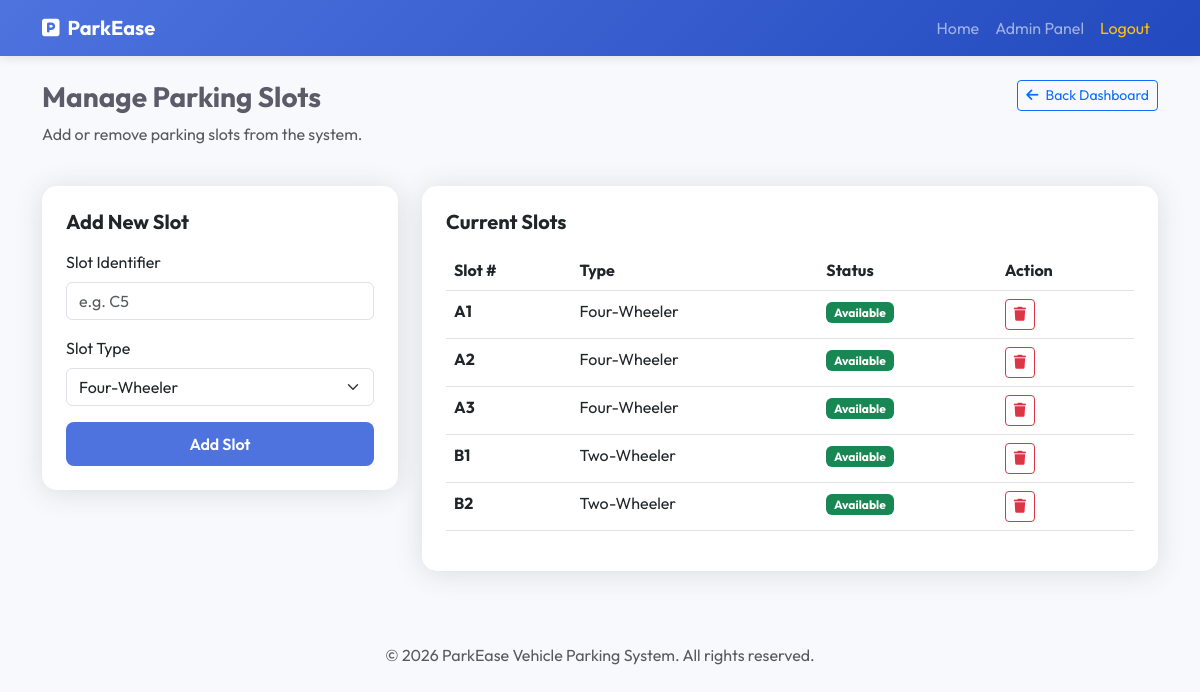
Screenshot of /admin/slots.php (signed in) with the database file from the repository.
### tables this page shows
CREATE TABLE IF NOT EXISTS parking_slots (
    slot_id INT AUTO_INCREMENT PRIMARY KEY,
    slot_number VARCHAR(10) NOT NULL UNIQUE,
    slot_type ENUM('Two-Wheeler', 'Four-Wheeler') DEFAULT 'Four-Wheeler',
    is_available BOOLEAN DEFAULT TRUE,
    created_at TIMESTAMP DEFAULT CURRENT_TIMESTAMP
);

### admin/slots.php (the view, shortened to what this page needs)
<?php
require_once '../includes/db_connect.php';
$slots = $pdo->query("SELECT * FROM parking_slots ORDER BY slot_number ASC")->fetchAll();
include '../includes/header.php';
?>
<div class="row mb-4 fade-in">
    <div class="col-md-8">
        <h3 class="fw-bold">Manage Parking Slots</h3>
        <p class="text-muted">Add or remove parking slots from the system.</p>
    </div>
    <div class="col-md-4 text-end">
        <a href="dashboard.php" class="btn btn-outline-primary btn-sm"><i class="fas fa-arrow-left me-1"></i> Back Dashboard</a>
    </div>
</div>
<div class="row">
    <div class="col-md-4">
        <div class="card p-4 mb-4">
            <h5 class="fw-bold mb-3">Add New Slot</h5>
            <form method="POST" action="">
                <div class="mb-3">
                    <label class="form-label">Slot Identifier</label>
                    <input type="text" name="slot_number" class="form-control" placeholder="e.g. C5" required>
                </div>
                <div class="mb-3">
                    <label class="form-label">Slot Type</label>
                    <select name="slot_type" class="form-select">
                        <option value="Four-Wheeler">Four-Wheeler</option>
                    </select>
                </div>
                <div class="d-grid">
                    <button type="submit" name="add_slot" class="btn btn-primary">Add Slot</button>
                </div>
            </form>
        </div>
    </div>
    <div class="col-md-8">
        <div class="card p-4">
            <h5 class="fw-bold mb-3">Current Slots</h5>
            <div class="table-responsive">
                <table class="table table-hover">
                    <thead>
                        <tr>
                            <th>Slot #</th>
                            <th>Type</th>
                            <th>Status</th>
                            <th>Action</th>
                        </tr>
                    </thead>
                    <tbody>
                        <?php foreach($slots as $slot): ?>
                        <tr>
                            <td class="fw-bold"><?php echo $slot['slot_number']; ?></td>
                            <td><?php echo $slot['slot_type']; ?></td>
                            <td>
                                <?php if($slot['is_available']): ?>
                                    <span class="badge bg-success">Available</span>
                                <?php else: ?>
                                    <span class="badge bg-danger">Occupied</span>
                                <?php endif; ?>
                            </td>
                            <td>
                                <?php if($slot['is_available']): ?>
                                <a href="?delete=<?php echo $slot['slot_id']; ?>" class="btn btn-sm btn-outline-danger" onclick="return confirm('Are you sure?')"><i class="fas fa-trash"></i></a>
                                <?php else: ?>
                                <button class="btn btn-sm btn-outline-secondary" disabled title="Cannot delete occupied slot"><i class="fas fa-trash"></i></button>
                                <?php endif; ?>
                            </td>
                        </tr>
                        <?php endforeach; ?>
                    </tbody>
                </table>
            </div>
        </div>
    </div>
</div>
<?php include '../includes/footer.php'; ?>

### includes/header.php (shortened to what this page needs)
<!DOCTYPE html>
<html lang="en">
<head>
    <link href="https://cdn.jsdelivr.net/npm/bootstrap@5.3.0/dist/css/bootstrap.min.css" rel="stylesheet">
    <link rel="stylesheet" href="https://cdnjs.cloudflare.com/ajax/libs/font-awesome/6.4.0/css/all.min.css">
    <link rel="stylesheet" href="/car/assets/css/style.css">
</head>
<body>
    <nav class="navbar navbar-expand-lg navbar-dark mb-4">
        <div class="container">
            <a class="navbar-brand fw-bold" href="/car/index.php">
                <i class="fas fa-parking me-2"></i>ParkEase
            </a>
            <div class="collapse navbar-collapse" id="navbarNav">
                <ul class="navbar-nav ms-auto">
                    <li class="nav-item">
                        <a class="nav-link" href="/car/index.php">Home</a>
                    </li>
                    <?php if (isset($_SESSION['admin_id'])): ?>
                        <li class="nav-item"><a class="nav-link" href="/car/admin/dashboard.php">Admin Panel</a></li>
                        <li class="nav-item"><a class="nav-link text-warning" href="/car/admin/logout.php">Logout</a></li>
                    <?php elseif (isset($_SESSION['staff_id'])): ?>
                        <li class="nav-item"><a class="nav-link" href="/car/staff/dashboard.php">Staff Dashboard</a></li>
                        <li class="nav-item"><a class="nav-link text-warning" href="/car/staff/logout.php">Logout</a></li>
                    <?php elseif (isset($_SESSION['user_id'])): ?>
                        <li class="nav-item"><a class="nav-link" href="/car/user/dashboard.php">Dashboard</a></li>
                        <li class="nav-item"><a class="nav-link" href="/car/user/select_slot.php">Book Slot</a></li>
                        <li class="nav-item"><a class="nav-link text-warning" href="/car/user/logout.php">Logout</a></li>
                    <?php else: ?>
                        <li class="nav-item"><a class="nav-link" href="/car/user/login.php">User Login</a></li>
                        <li class="nav-item"><a class="nav-link" href="/car/staff/login.php">Staff Login</a></li>
                        <li class="nav-item"><a class="nav-link fw-bold text-info" href="/car/admin/login.php">Admin</a></li>
                    <?php endif; ?>
                </ul>
            </div>
        </div>
    </nav>
    <div class="container">

### includes/footer.php (shortened to what this page needs)
    </div>
    <footer class="mt-5 py-4 text-center text-muted">
        <p>&copy; <?php echo date('Y'); ?> ParkEase Vehicle Parking System. All rights reserved.</p>
    </footer>
</body>
</html>

### assets/css/style.css (style rules this page uses)
:root { --primary-color: #4e73df; --secondary-color: #858796; --success-color: #1cc88a; --info-color: #36b9cc; --warning-color: #f6c23e; --danger-color: #e74a3b; --dark-bg: #1a1c23; --glass-bg: rgba(255, 255, 255, 0.9); --card-shadow: 0 0.15rem 1.75rem 0 rgba(58, 59, 69, 0.15); }
body { font-family: 'Outfit', sans-serif; background-color: #f8f9fc; color: #5a5c69; }
.navbar { background: linear-gradient(135deg, #4e73df 0%, #224abe 100%); box-shadow: 0 2px 10px rgba(0,0,0,0.1); }
.card { border: none; border-radius: 15px; box-shadow: var(--card-shadow); transition: transform 0.3s ease; }
.btn-primary { background-color: var(--primary-color); border: none; border-radius: 8px; padding: 10px 20px; font-weight: 600; }
.fade-in { animation: fadeIn 0.5s ease forwards; }

### rows the page displays
parking_slots: slot_number "A1", slot_type "Four-Wheeler", is_available "Available"
parking_slots: slot_number "A2", slot_type "Four-Wheeler", is_available "Available"
parking_slots: slot_number "A3", slot_type "Four-Wheeler", is_available "Available"
parking_slots: slot_number "B1", slot_type "Two-Wheeler", is_available "Available"
parking_slots: slot_number "B2", slot_type "Two-Wheeler", is_available "Available"
